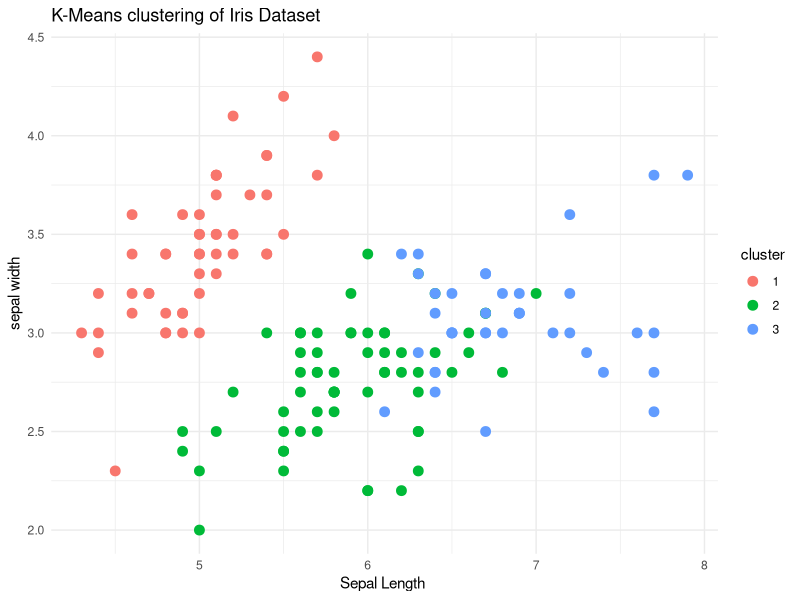
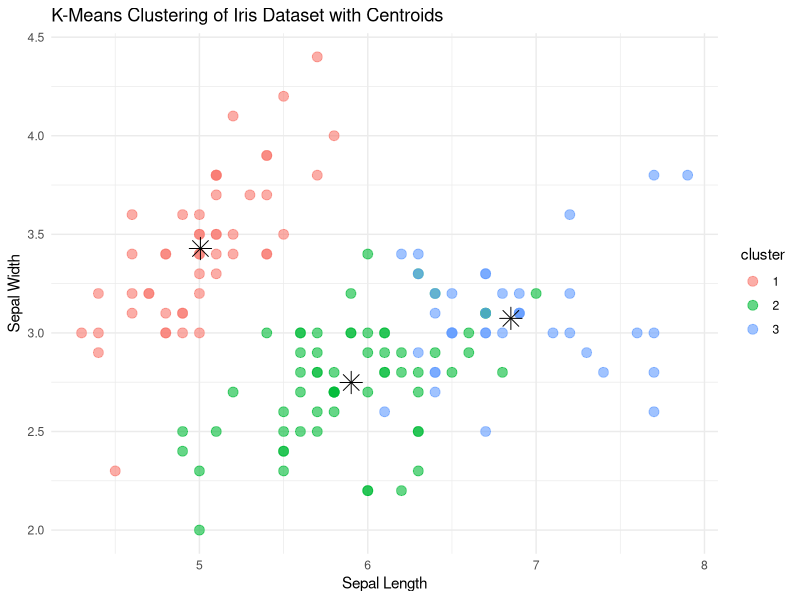

These charts were generated, in order, by the following R code:
library(ggplot2)
iris_data <- iris[,-5]

# apply k - means 
set.seed(123)
# perform k - means 
kmeans_result <- kmeans(iris_data , centers = 3 , nstart = 25)

# visualize the cluster

iris$cluster <- as.factor(kmeans_result$cluster)


View(iris)

# scatter plot of clusters 
ggplot(iris,aes(x = Sepal.Length, y = Sepal.Width , colour = cluster)) + 
  geom_point(size = 3 ) + 
  labs(
    title = 'K-Means clustering of Iris Dataset',
    x = 'Sepal Length ',
    y = "sepal width"
      ) + 
  theme_minimal()


centers <- as.data.frame(kmeans_result$centers)

# Scatter plot with centroids
ggplot(iris, aes(x = Sepal.Length, y = Sepal.Width, color = cluster)) +
  geom_point(size = 3, alpha = 0.6) +  # Plot data points
  geom_point(data = centers, aes(x = Sepal.Length, y = Sepal.Width), 
             color = "black", shape = 8, size = 5) +  # Plot centroids
  labs(title = "K-Means Clustering of Iris Dataset with Centroids",
       x = "Sepal Length", y = "Sepal Width") +
  theme_minimal()


#####++++++++++++++++++++++++++++++++++++++++++++++++++++++++++++++










